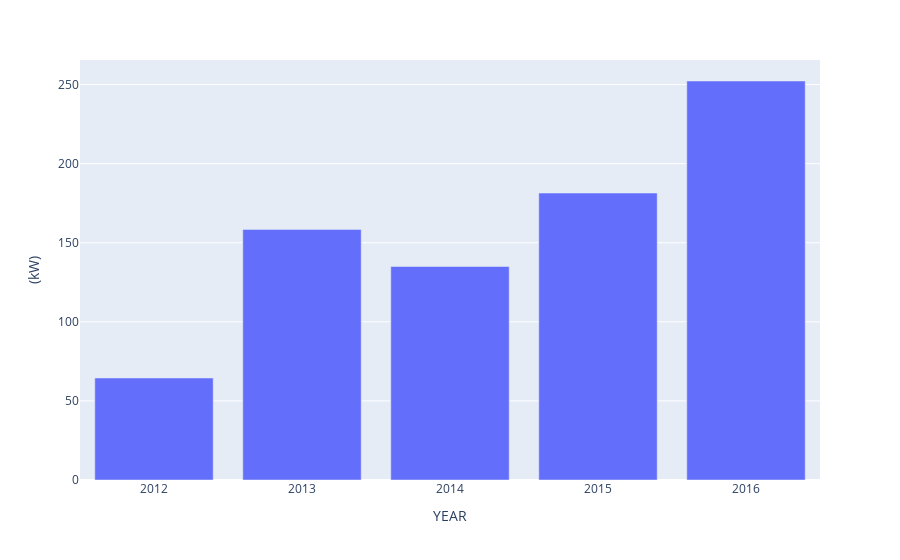

Notebook code cell kept with this figure:
### Code cell
import plotly.express as px


fig = px.bar(data_frame=cars_groupby_year, x='YEAR', y='(kW)', barmode="group")
fig.show()

### Figure 1 — Plotly figure (JSON) as saved in the notebook; plotly's stock layout.template omitted (floating-point values rounded to 4 significant figures)
{"data": [{"alignmentgroup": "True", "hovertemplate": "YEAR=%{x}<br>(kW)=%{y}<extra></extra>", "legendgroup": "", "marker": {"color": "#636efa", "pattern": {"shape": ""}}, "name": "", "offsetgroup": "", "orientation": "v", "showlegend": false, "textposition": "auto", "type": "bar", "x": [2012, 2013, 2014, 2015, 2016], "xaxis": "x", "y": [64.5, 158.4, 135, 181.4, 252.3], "yaxis": "y"}], "layout": {"barmode": "group", "legend": {"tracegroupgap": 0}, "margin": {"t": 60}, "xaxis": {"anchor": "y", "domain": [0, 1], "title": {"text": "YEAR"}}, "yaxis": {"anchor": "x", "domain": [0, 1], "title": {"text": "(kW)"}}}}
